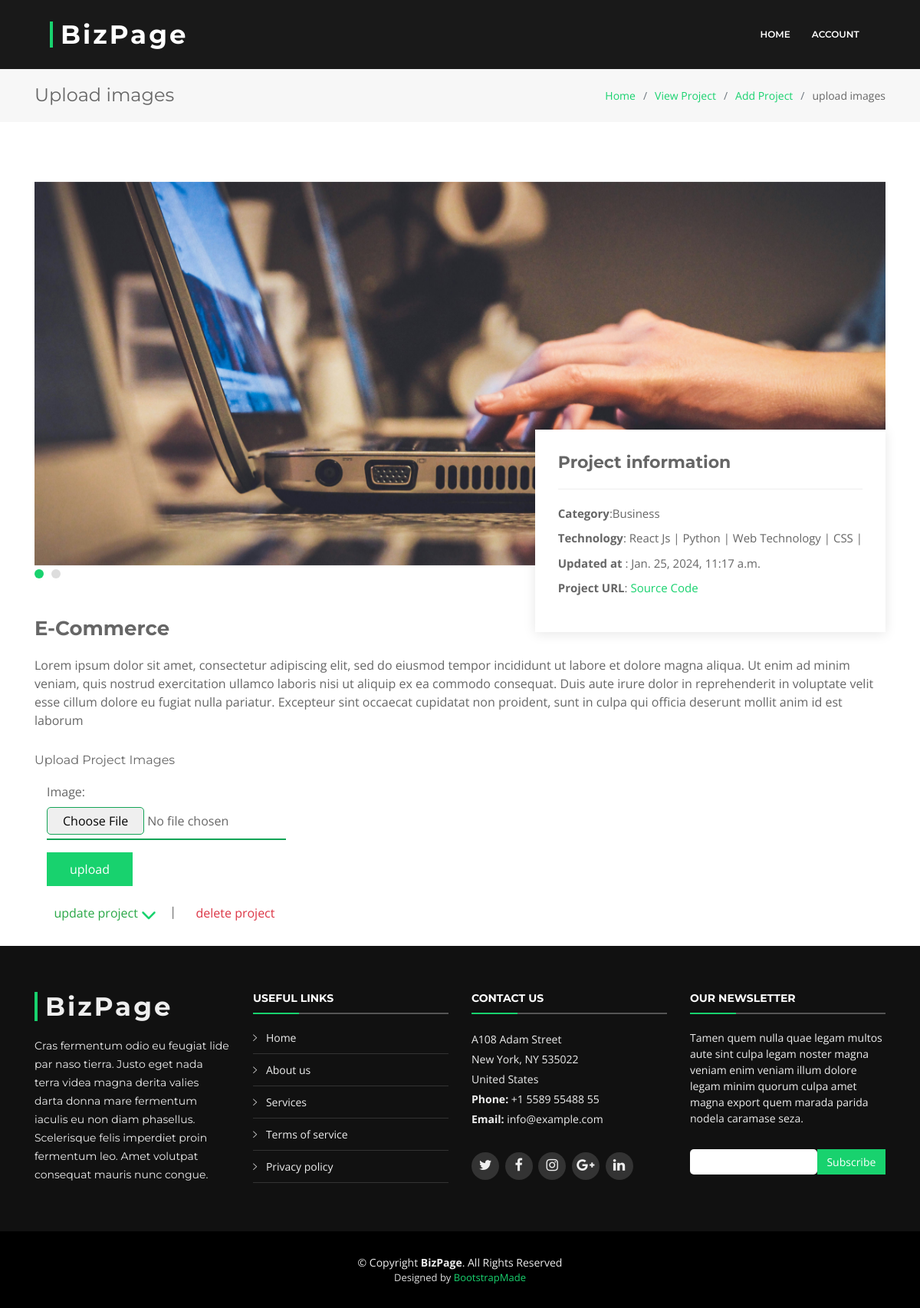
/upload/file/1, run on an earlier commit of the app's database.
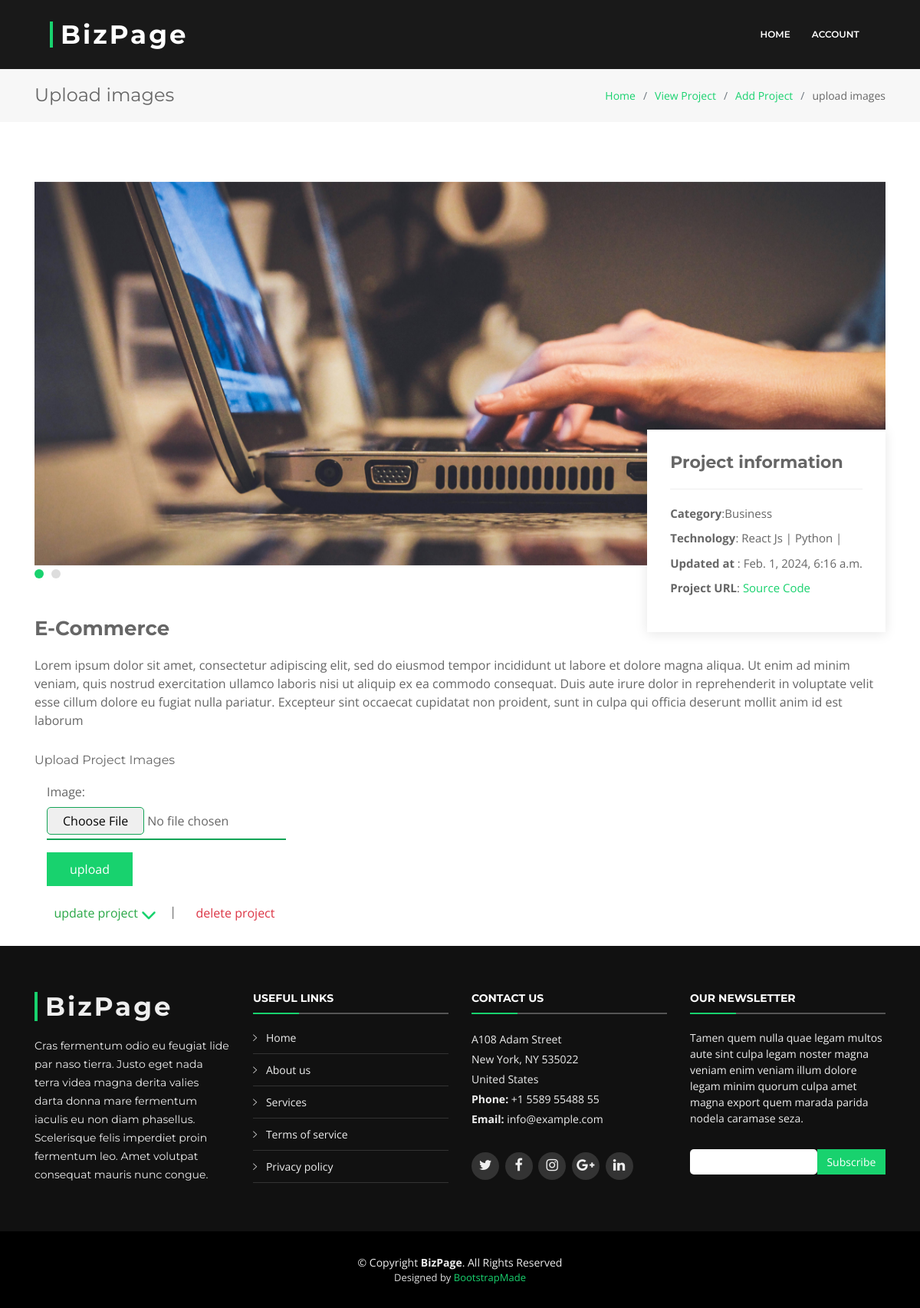
And on a later commit of the database.
### blog/models.py (models this page shows, shortened)
class ProjectImage(models.Model):
    project = models.ForeignKey(Project, null=True, blank=True, on_delete=models.CASCADE)
    image = models.ImageField(default='default.jpg', upload_to="project_images")

class Technology(models.Model):
    name = models.CharField(max_length=100)
    type = models.CharField(max_length=100)
    def __str__(self):
        return self.name

class Project(models.Model):
    CATEGORY_CHOICES = [
        ('Business','Business'),
        ('Education','Education'),
        ('Social','Social'),
        ('Organization','Organization'),
    ]
    name = models.CharField(max_length=250)
    description = models.TextField(max_length=500)
    category = models.CharField(max_length=100, choices=CATEGORY_CHOICES)
    technology = models.ManyToManyField(Technology)
    feature = models.ManyToManyField(Feature)
    link = models.URLField()
    created_at = models.DateTimeField(auto_now=True)

### blog/views.py (the view, shortened to what this page needs)
# urls.py: path('upload/file/<str:pk>', views.upload_image, name='upload_image'),
def upload_image(request, pk):
    image_form = ProjectImageForm()
    project = Project.objects.get(id=pk)
    project_form = ProjectForm(instance=project)
    context={
        'image_form':image_form,
        'project':project,
        'project_form':project_form,
        }
    return render(request, 'forms/upload_image.html', context)

### blog/forms.py
class ProjectImageForm(forms.ModelForm):
    class Meta:
        model = ProjectImage
        fields = ['image']

class ProjectForm(forms.ModelForm):
    class Meta:
        model = Project
        fields = ['name','category','link','feature','technology','description']
        widgets = {
            'technology': forms.SelectMultiple(attrs={'multiple':'multiple'}),
            'feature': forms.SelectMultiple(attrs={'multiple':'multiple'}),
            'description':forms.Textarea(attrs={'rows':4})
        }

### blog/models.py (called while the page is built)
    def __str__(self):
        return self.name

### templates/forms/upload_image.html (shortened to what the changed rows need)
{% load static %}
{% include '../links/link.html' %}
{% include './sub-header.html' %}
   <section class="breadcrumbs">
    <div class="container">
      <div class="d-flex justify-content-between align-items-center">
        <h2>Upload images</h2>
      </div>
    </div>
  </section>
    <section class="portfolio-details">
        <div class="container">
            <div class="portfolio-details-container">
                <div class="owl-carousel portfolio-details-carousel">
                    {% for img in project.projectimage_set.all %}
                        <img src="{{img.image.url}}" class="img-fluid project-image-slide" alt="">
                    {% endfor %}
                </div>
                <div class="portfolio-info">
                <ul>
                    <li><strong>Category</strong>:{{project.category}}</li>
                    <li><strong>Technology</strong>:
                    {% for t in project.technology.all %}
                        <span>{{t.name}}</span> |
                    {% endfor %}
                    </li>
                    <li><strong>Updated at </strong>: {{project.created_at}}</li>
                    <li><strong>Project URL</strong>: <a href="{{project.link}}">Source Code</a></li>
                </ul>
                </div>
            </div>
            <div class="portfolio-description">
                <h2>{{project.name}}</h2>
                <p>{{project.description}}</p>
                <div>
                    <div>
                    </div>
                    <form action="" enctype="multipart/form-data"  method="POST" class="px-3 w-full" >
                    </form>
                </div>
            </div>
        </div>
    </section>

What changed in the data, as far as the page shows it:
no longer on this page (row unchanged): Technology: name "Web Technology"
no longer on this page (row unchanged): Technology: name "CSS"
changed Project "E-Commerce": created_at "Jan. 25, 2024, 11:17 a.m." → "Feb. 1, 2024, 6:16 a.m."
